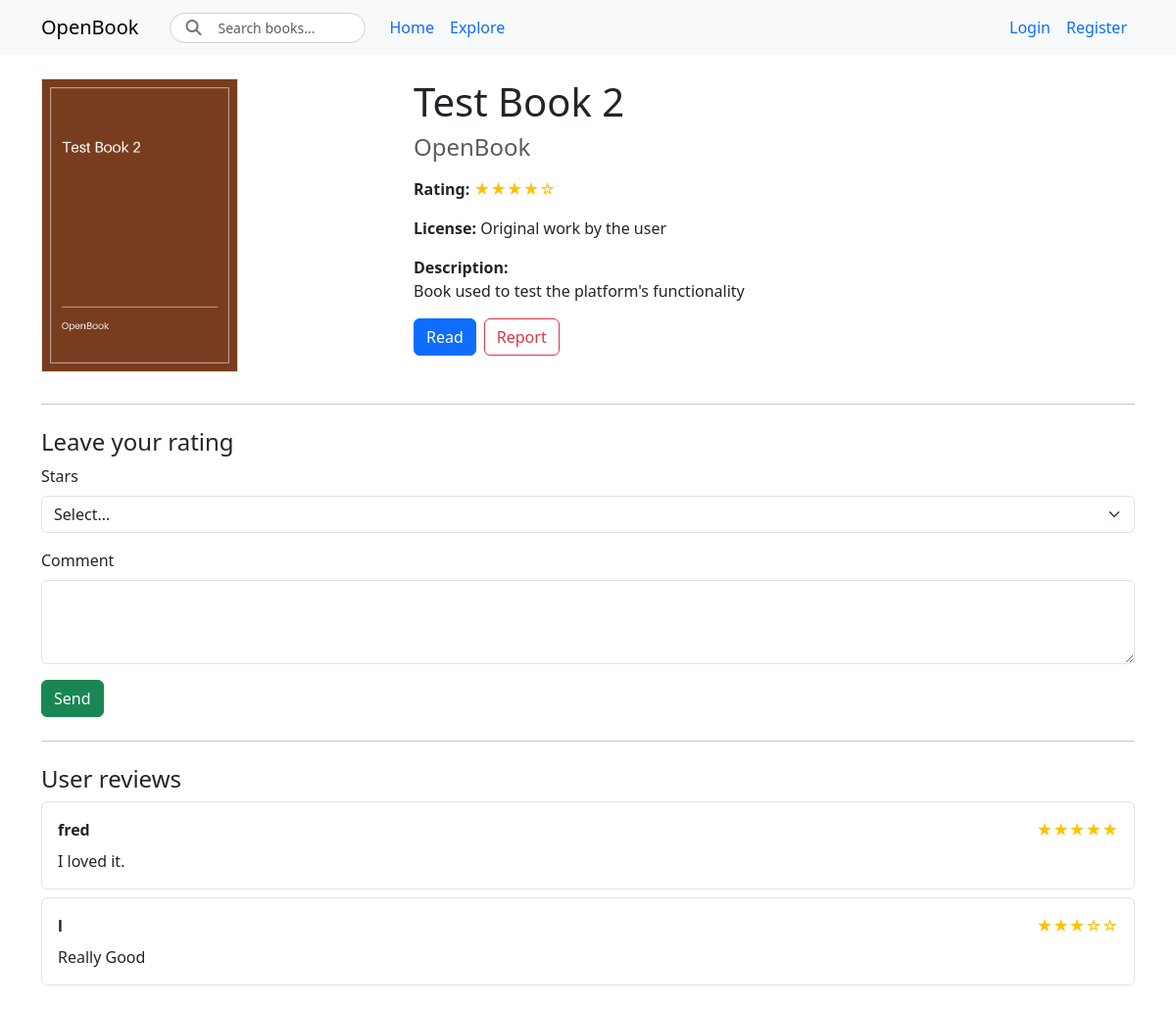
The page /books/12/ on the database its author committed.
### books/models.py (models this page shows, shortened)
class Book(models.Model):
    class Status(models.TextChoices):
        PENDING = "P", "Pending"
        APPROVED = "A", "Approved"
        REJECTED = "R", "Rejected"
        REPORTED = "E", "Reported"
    class License(models.TextChoices):
        PUBLIC_DOMAIN = "PD", "Public domain"
        CREATIVE_COMMONS = "CC", "Creative Commons"
        ORIGINAL = "OR", "Original work by the user"
    title = models.CharField("Title", max_length=200)
    author = models.CharField("Author(s)", max_length=200)
    description = models.TextField("Description")
    file = models.FileField("Archive", upload_to=book_file_path,
        validators=[FileExtensionValidator(allowed_extensions=["pdf", "epub"]), validate_book_file_size],
        help_text="Only PDF or ePub.")
    cover = models.ImageField("Cover", upload_to="covers/", null=True, blank=True)
    license_type = models.CharField("License", max_length=2, choices=License.choices)
    license_detail = models.CharField("License details", max_length=200, blank=True, help_text="Example: CC BY-NC 4.0")
    rights_declaration = models.TextField("Statement of Rights", blank=True, help_text="Mandatory for original works.")
    status = models.CharField("State", max_length=1, choices=Status.choices, default=Status.PENDING)
    uploaded_by = models.ForeignKey(settings.AUTH_USER_MODEL, on_delete=models.SET_NULL, null=True, related_name="uploaded_books", verbose_name="Uploaded by" )
    reviewed_by = models.ForeignKey(settings.AUTH_USER_MODEL, on_delete=models.SET_NULL, null=True, blank=True, related_name="reviewed_books",
                verbose_name="Reviewed by")
    reviewed_at = models.DateTimeField("Revision date", null=True, blank=True)
    reviewer_comment = models.TextField("Reviewer's comment", blank=True)
    created_at = models.DateTimeField("Created", auto_now_add=True )
    updated_at = models.DateTimeField("Updated", auto_now=True)
    class Meta:
        ordering = ["-created_at"]
        verbose_name = "Book"
        verbose_name_plural = "Books"
    def is_public(self):
        return self.status == self.Status.APPROVED
    def can_view(self, user):
        if self.is_public():
            return True
        if not user or not user.is_authenticated:
            return False
        if self.uploaded_by_id == user.id:
            return True
        return user.is_reviewer()

class Rating(models.Model):
    book = models.ForeignKey(Book, on_delete=models.CASCADE, related_name="ratings")
    user = models.ForeignKey(settings.AUTH_USER_MODEL, on_delete=models.CASCADE, related_name="book_ratings")
    score = models.PositiveSmallIntegerField("Score",
            validators=[MinValueValidator(1), MaxValueValidator(5)])
    comment = models.TextField("Comment", blank=True)
    created_at = models.DateTimeField( "Created", auto_now_add=True)
    class Meta:
        ordering = ["-created_at"]
        verbose_name = "Rating"
        verbose_name_plural = "Ratings"
        constraints = [
            models.UniqueConstraint(
                fields=["book", "user"],
                name="unique_rating_per_book_and_user"
            ),
            models.CheckConstraint(
                condition=Q(score__gte=1) & Q(score__lte=5),
                name="rating_score_between_1_and_5"
            ),
        ]

### accounts/models.py (models this page shows, shortened)
class CustomUser(AbstractUser):
    ROLE_CHOICES = (
        ('reader', 'Reader'),
        ('reviewer', 'Reviewer'),
    )
    role = models.CharField(max_length=20, choices=ROLE_CHOICES, default='reader')

### books/views.py (the view)
# urls.py: path("<int:pk>/", views.BookDetailView.as_view(), name="book-detail"),
class BookDetailView(DetailView):
    model = Book
    template_name = "books/detail_book.html"
    context_object_name = "book"
    def get_queryset(self):
        return Book.objects.annotate(rating=Avg("ratings__score")).prefetch_related("ratings__user")
    def get_object(self, queryset=None):
        obj = super().get_object(queryset)
        user = self.request.user if self.request.user.is_authenticated else None
        if not obj.can_view(user):
            raise Http404("Book not found.")
        return obj

### books/templatetags/book_tags.py (called while the page is built)
@register.filter
def stars(rating):
    score = round(float(rating or 0))
    filled = "★" * score
    empty = "☆" * (5 - score)
    return f'<span class="text-warning">{filled}{empty}</span>'

### templates/books/detail_book.html (shortened to what this page needs)
{% extends "_base.html" %}
{% load static %}
{% load book_tags %}
{% block content %}
<div class="row">
    <div class="col-md-4 mb-3">
        {% if book.cover %}
        <img src="{{ book.cover.url }}"
             class="img-fluid border"
             alt="Cover of {{ book.title }}"
             style="max-height: 300px; object-fit: contain;">
        {% else %}
            <div class="bg-white border" style="height: 300px;"></div>
        {% endif %}
    </div>
    <div class="col-md-8">
        <h1>{{ book.title }}</h1>
        <h4 class="text-muted">{{ book.author }}</h4>
        <div class="my-3">
            <strong>Rating:</strong>
            {{ book.rating|stars|safe }}
        </div>
        <div class="my-3">
            <strong>License:</strong>
            {{ book.get_license_type_display }}
        </div>
        <div class="my-3">
            <strong>Description:</strong>
            <p>{{ book.description }}</p>
        </div>
        <div class="my-3 d-flex gap-2">
            <a href="{% url 'books:read' book.pk %}" class="btn btn-primary">Read</a>
            <button id="report-btn" class="btn btn-outline-danger">Report</button>
        </div>
    </div>
</div>
<hr>
<div class="my-4">
    <h4>Leave your rating</h4>
    <form id="rating-form">
        <div class="mb-3">
            <label for="rating-score" class="form-label">Stars</label>
            <select id="rating-score" class="form-select" required>
                <option value="">Select...</option>
            </select>
        </div>
        <div class="mb-3">
            <label for="rating-comment" class="form-label">Comment</label>
            <textarea id="rating-comment" class="form-control" rows="3" required></textarea>
        </div>
        <button type="submit" class="btn btn-success">Send</button>
    </form>
</div>
<hr>
<div class="my-4">
    <h4>User reviews</h4>
    <div id="ratings-list">
        {% for rating in book.ratings.all %}
        <div class="border rounded p-3 mb-2">
            <div class="d-flex justify-content-between">
                <strong>{{ rating.user.username }}</strong>
                <span>{{ rating.score|stars|safe }}</span>
            </div>
            <p class="mb-0 mt-2">{{ rating.comment }}</p>
        </div>
        {% empty %}
        <p class="text-muted">There are no reviews yet.</p>
        {% endfor %}
    </div>
</div>
{% endblock %}

### rows shown on the page
Book: cover (picture), title "Test Book 2", author "OpenBook", rating|stars "★★★★☆", license_type "Original work by the user", description "Book used to test the platform's functionality"
Rating: user.username "fred", score|stars "★★★★★", comment "I loved it."
Rating: user.username "l", score|stars "★★★☆☆", comment "Really Good"
